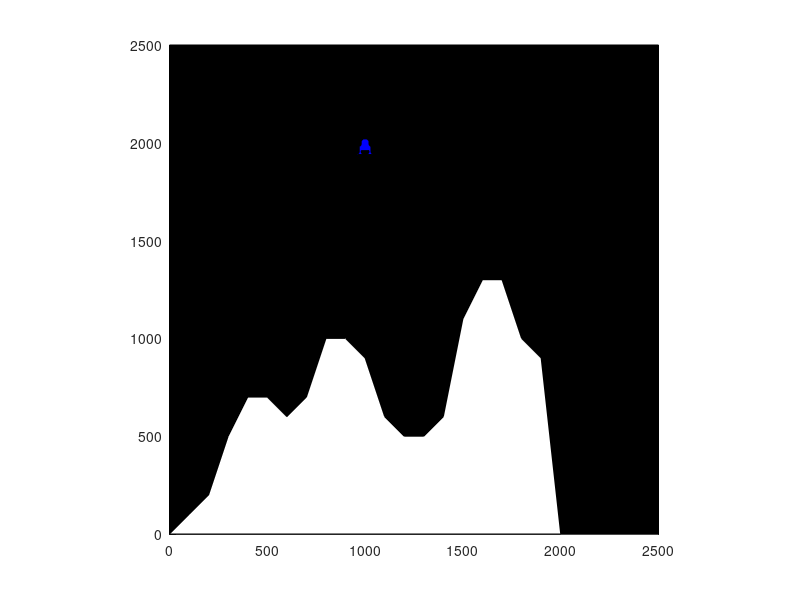

MATLAB code to generate this figure:
clear
clc

%GLOBALIZE
global gm x y

%INITIALIZE
gm = -1.62;      %[m/s^2]
Rm = 1.738E6;    %[m]
Vx = 0;          %[m/s]
Vy = 0;          %[m/s]
x = 1000;        %[m]
y = 2000;        %[m]
dt = 0.1;        %[s]
h_moon = 0;      %[m]
mship = 4900;    %[kg]
mfuel = 10300;   %[kg]
m = mship+mfuel; %[kg]
Q = 0;           %[deg]
T = 0;           %[N]

%% SETUP
%CREATE FIGURE WINDOW
%Determine screen size
scrsize = get(0, 'ScreenSize'); % = [1,1,1920,1080]
%Create Figure Window
%Set bottom-left corner location
swidth = scrsize(3); %Set width
sheight = scrsize(4); %Set height
fig1 = figure('Position', [0,0,swidth/2,sheight]); %Create Figure window on
%left half of screen

%Define axes
xmin = 0;    %[m]
xmax = 2500; %[m]
ymin = xmin; %[m]
ymax = xmax; %[m]
axis([xmin,xmax,ymin,ymax]);
axis equal
axis manual
%Define background, bg
bg = [0, xmax, xmax,    0;...
      0,    0, xmax, xmax];

%PATCHES:
%Create background patch
bg_patch = patch(bg(1,:),bg(2,:),'k');

axis equal
axis on %axis off (I'm gonna want to turn it off later)
hold on
%Create moon patch
xmoon = 100*linspace(0,20,21);
ymoon = 100*[0,1,2,5,7,7,6,7,10,10,9,6,5,5,6,11,13,13,10,9,0];
moon_patch = patch(xmoon,ymoon,'w');
%Create ship patch
%xcords:
xship = 10*[0,-1,-2,-2,-3,-3,-4,-1,-2,-2,   2, 2, 1, 4, 3, 3, 2, 2, 1];
%ycords:
yship = 10*[4, 4, 3, 1, 0,-3,-4,-4,-3,-2,  -2,-3,-4,-4,-3, 0, 1, 3, 4];
hship = 40; %height of ship [m]
ship = [xship;yship]; %concatenate x and y cords
%use patch function to create ship patch
ship_patch = patch(ship(1,:)+x,ship(2,:)+y-hship/2,'b'); %ship "spawns" at
%top-center of the plot and is blue
